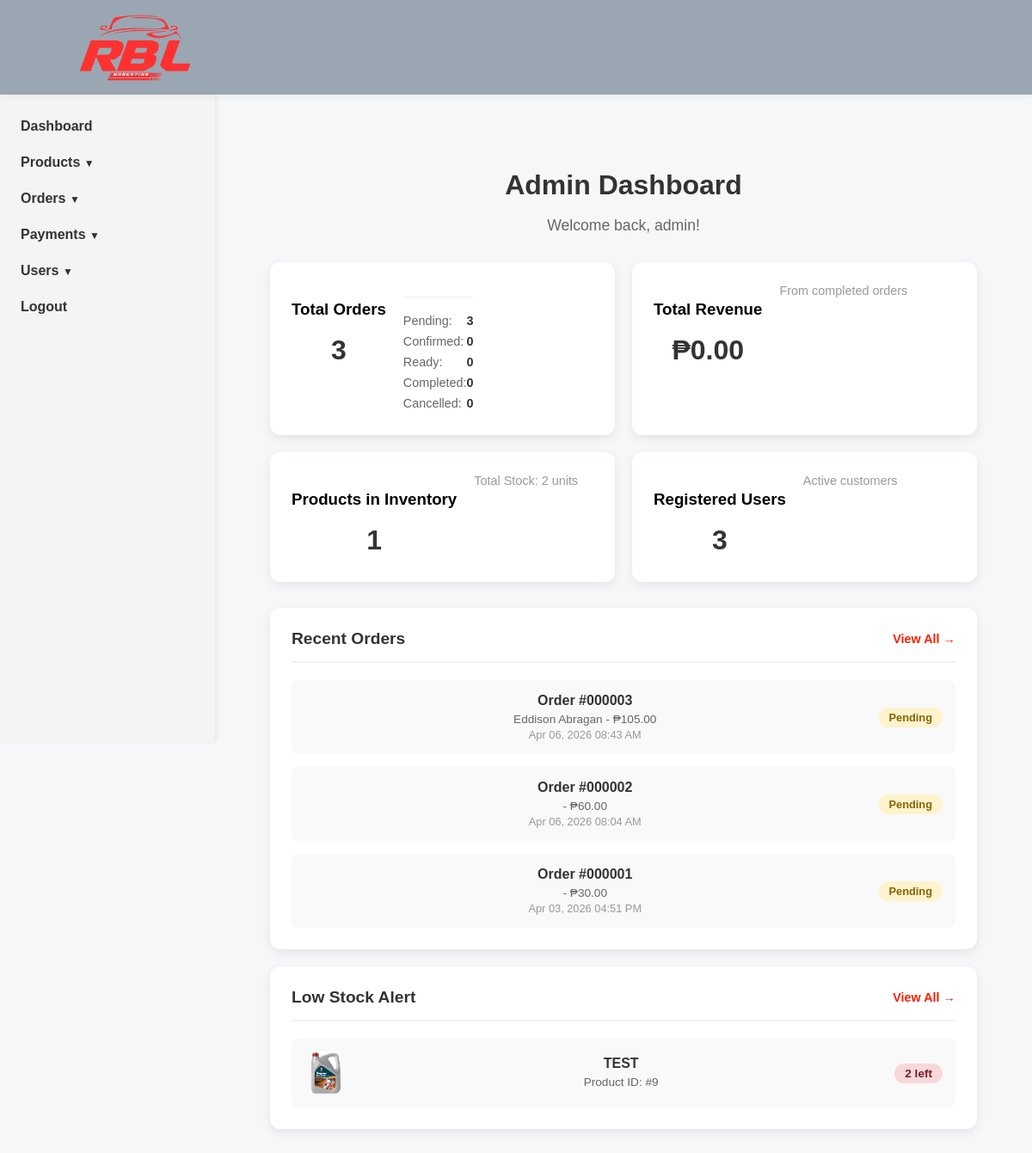
/dashboard/ (signed in), run on an earlier commit of the app's database.
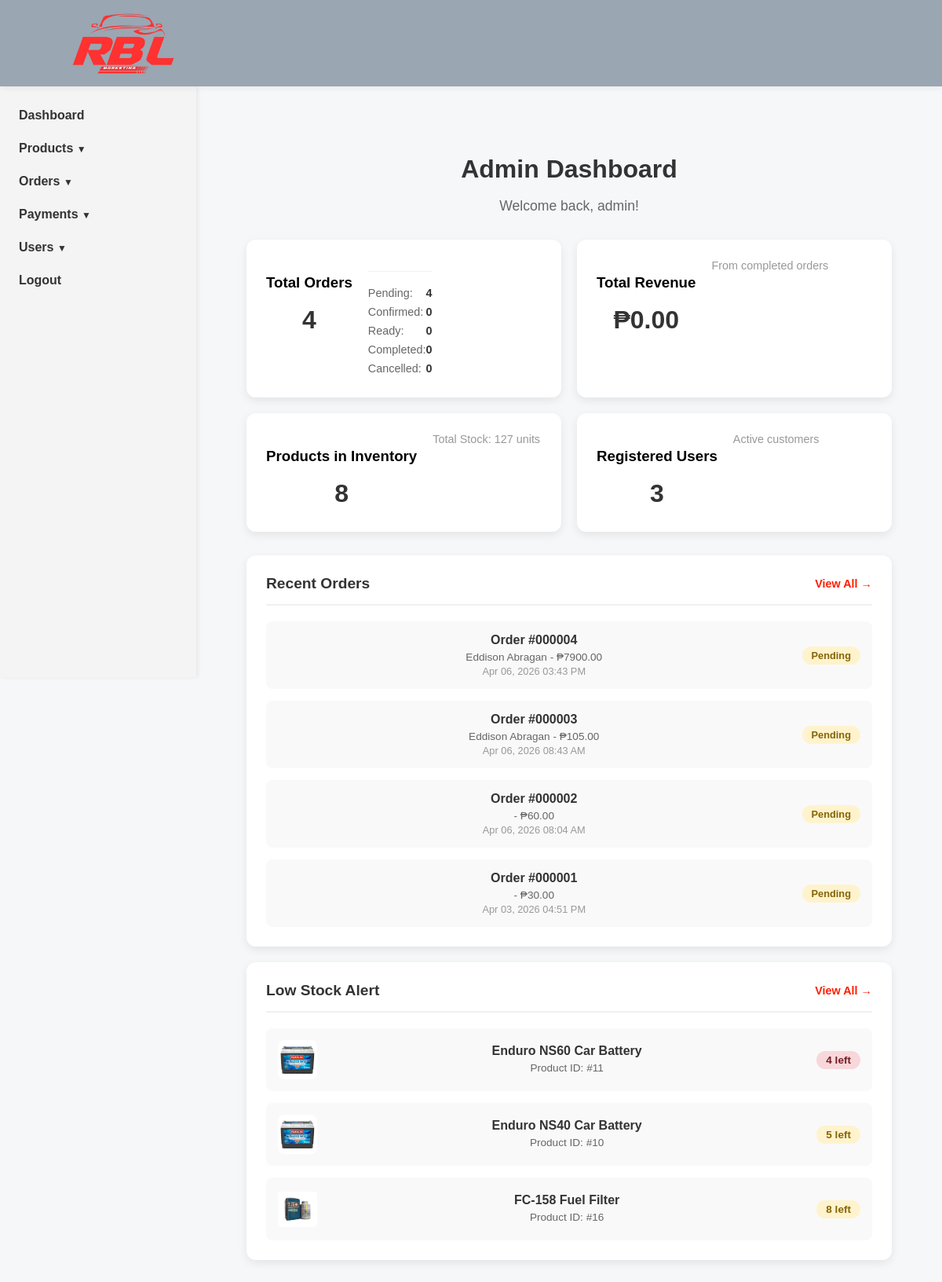
And on a later commit of the database.
### orders/models.py (models this page shows, shortened)
class Order(models.Model):
    PAYMENT_CHOICES = (
        ('Pickup', 'Pay on Pickup'),
        ('Online', 'Online Payment (GCash)'),
    )
    STATUS_CHOICES = (
        ('Pending', 'Pending'),
        ('Processing', 'Processing'),
        ('Ready', 'Ready for Pickup'),
        ('Completed', 'Completed'),
        ('Cancelled', 'Cancelled'),
    )
    user = models.ForeignKey(settings.AUTH_USER_MODEL, on_delete=models.CASCADE)
    total_price = models.DecimalField(max_digits=10, decimal_places=2)
    payment_method = models.CharField(max_length=20, choices=PAYMENT_CHOICES, default='Pickup')
    payment_reference = models.CharField(max_length=100, blank=True, null=True)
    payment_proof = models.ImageField(upload_to='payment_proofs/', blank=True, null=True)
    payment_status = models.CharField(max_length=20, default='Pending')
    status = models.CharField(max_length=20, choices=STATUS_CHOICES, default='Pending')
    created_at = models.DateTimeField(auto_now_add=True)

### accounts/models.py (models this page shows)
class CustomUser(AbstractUser):
    middle_name = models.CharField(max_length=50, blank=True, null=True)
    contact_number = models.CharField(max_length=15, blank=True, null=True)
    address = models.TextField(blank=True, null=True)
    birthdate = models.DateField(blank=True, null=True)

### catalog/models.py (models this page shows, shortened)
class Product(models.Model):
    product_name = models.CharField(max_length=200)
    description = models.TextField()
    price = models.DecimalField(max_digits=10, decimal_places=2, default=0.00)
    status = models.CharField(max_length=50, default='Available') # e.g., Available, Out of Stock
    quantity = models.IntegerField(default=0)
    image_path = models.ImageField(upload_to='products/',blank=True, null=True)
    created_at = models.DateTimeField(auto_now_add=True)
    category = models.ForeignKey(Category, on_delete=models.CASCADE)
    brand = models.ForeignKey(Brand, on_delete=models.CASCADE)

### store_dashboard/views.py (the view)
# urls.py: path('', views.dashboard_home, name='dashboard_home'),
@staff_member_required
def dashboard_home(request):
    orders_summary = Order.objects.aggregate(
        total_orders=Count('id'),
        pending_orders=Count('id', filter=Q(status='Pending')),
        confirmed_orders=Count('id', filter=Q(status='Processing')),
        ready_orders=Count('id', filter=Q(status='Ready')),
        completed_orders=Count('id', filter=Q(status='Completed')),
        cancelled_orders=Count('id', filter=Q(status='Cancelled')),
    )
    total_revenue = Order.objects.filter(status='Completed', payment_status='Paid').aggregate(
        total_sales=Sum('total_price')
    )['total_sales'] or 0
    inventory_summary = Product.objects.aggregate(
        total_products=Count('id'),
        total_stock=Sum('quantity')
    )
    total_users = User.objects.filter(is_staff=False).count()
    recent_orders = Order.objects.select_related('user').order_by('-created_at')[:5]
    low_stock_products = Product.objects.filter(quantity__lt=10).order_by('quantity')[:5]
    context = {
        'orders': orders_summary,
        'total_revenue': total_revenue,
        'total_products': inventory_summary['total_products'] or 0,
        'total_stock': inventory_summary['total_stock'] or 0,
        'total_users': total_users,
        'recent_orders': recent_orders,
        'low_stock_products': low_stock_products,
    }
    return render(request, 'store_dashboard/dashboard_home.html', context)

### catalog/context_processors.py (called while the page is built)
def global_nav_data(request):
    return {
        'nav_categories': Category.objects.all(),
        'nav_brands': Brand.objects.all(),
    }

### store_dashboard/templates/store_dashboard/dashboard_home.html (shortened to what the changed rows need)
{% extends 'store_dashboard/base_admin.html' %}
{% load static %}
{% block content %}
<main>
    <div class="dashboard-container">
        <h1>Admin Dashboard</h1>
        <div class="stats-grid">
            <div class="stat-card">
                <div class="stat-group">
                    <h3>Total Orders</h3>
                    <p class="stat-number">{{ orders.total_orders }}</p>
                </div>
                <div class="stat-breakdown">
                    <div class="breakdown-item">
                        <span class="breakdown-label">Pending:</span>
                        <span class="breakdown-value">{{ orders.pending_orders }}</span>
                    </div>
                </div>
            </div>
            <div class="stat-card">
                <div class="stat-group">
                    <h3>Products in Inventory</h3>
                    <p class="stat-number">{{ total_products }}</p>
                </div>
                <p class="stat-subtitle">Total Stock: {{ total_stock }} units</p>
            </div>
        </div>
        <div class="activity-section">
            <div class="activity-card">
                <div class="activity-list">
                    {% if recent_orders %}
                        {% for order in recent_orders %}
                        <div class="activity-item">
                            <div class="activity-content">
                                <p class="activity-title">Order #{{ order.id|stringformat:"06d" }}</p>
                                <p class="activity-subtitle">{{ order.user.first_name }} {{ order.user.last_name }} - ₱{{ order.total_price|floatformat:2 }}</p>
                                <p class="activity-time">{{ order.created_at|date:"M d, Y h:i A" }}</p>
                            </div>
                            <span class="activity-badge status-{{ order.status|lower }}">
                                {{ order.status }}
                            </span>
                        </div>
                        {% endfor %}
                    {% else %}
                        <p class="no-data">No recent orders</p>
                    {% endif %}
                </div>
            </div>
            <div class="activity-card">
                <div class="activity-list">
                    {% if low_stock_products %}
                        {% for product in low_stock_products %}
                        <div class="activity-item">
                            <div class="product-thumbnail">
                                {% if product.image_path %}
                                    <img src="{{ product.image_path.url }}" alt="Product">
                                {% else %}
                                    <img src="{% static 'images/placeholder.jpg' %}" alt="No Image">
                                {% endif %}
                            </div>
                            <div class="activity-content">
                                <p class="activity-title">{{ product.product_name }}</p>
                                <p class="activity-subtitle">Product ID: #{{ product.id }}</p>
                            </div>
                            <span class="stock-badge {% if product.quantity < 5 %}critical{% else %}warning{% endif %}">
                                {{ product.quantity }} left
                            </span>
                        </div>
                        {% endfor %}
                    {% else %}
                        <p class="no-data">All products are well-stocked</p>
                    {% endif %}
                </div>
            </div>
        </div>
    </div>
</main>
{% endblock %}

What changed in the data, as far as the page shows it:
removed Product: image_path (picture), product_name "TEST", id "9", quantity "2"
added Order: id "000004", user.first_name "Eddison", user.last_name "Abragan", total_price "7900.00", created_at "Apr 06, 2026 03:43 PM", status "Pending"
added Product: image_path (picture), product_name "Enduro NS60 Car Battery", id "11", quantity "4"
added Product: image_path (picture), product_name "Enduro NS40 Car Battery", id "10", quantity "5"
added Product: image_path (picture), product_name "FC-158 Fuel Filter", id "16", quantity "8"
Also different on the page:
{{ orders.total_orders }}: "3" → "4"
{{ orders.pending_orders }}: "3" → "4"
{{ total_products }}: "1" → "8"
{{ total_stock }}: "2" → "127"
